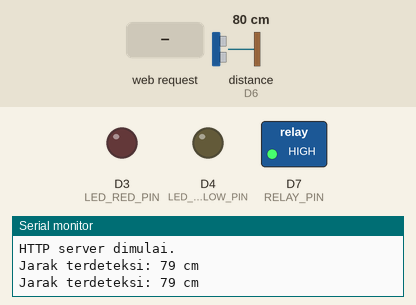
The sketch below on a simulated ESP8266 (NodeMCU). Parts: switched loads named in the sketch (green lamp = pin HIGH), output pins drawn as LEDs (lit = HIGH), the last lines printed to the serial monitor. Wiring (inferred from the names in the program): ultrasonic range finder: trigger D5; echo D6. The test bench sets the inputs (shaded band); at power-on: distance to the obstacle (sensor on D6) 80 cm. The echo pulse lasts 58.3 µs per cm; WiFi joins after 1.5 s; servers stay silent unless stated; uploads are accepted with an empty reply; pins used as bus, display or sensor lines are not drawn.

Above: at 3.2 s.
3.3 s: distance to the obstacle (sensor on D6) set to 18 cm
5.2 s: distance to the obstacle (sensor on D6) set to 15 cm
At 6.6 s:
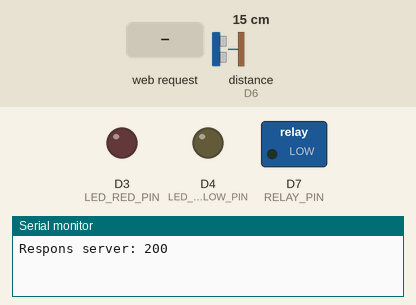
7.5 s: HTTP request GET /set-temperature?status=Panas received
At 9.4 s:
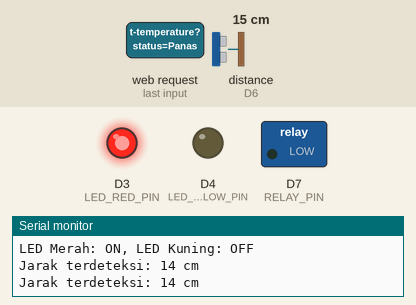
9.7 s: HTTP request GET /set-temperature?status=Dingin received
At 11.3 s:
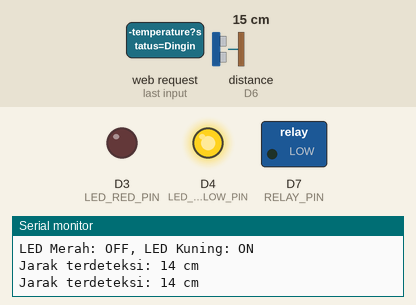
11.7 s: distance to the obstacle (sensor on D6) set to 10 cm
At 13.3 s:
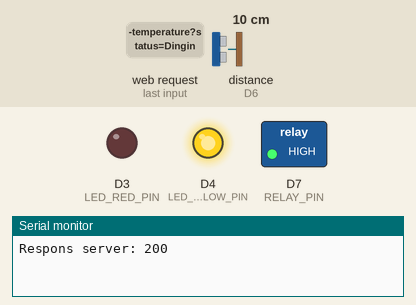
13.7 s: HTTP request GET /set-temperature?status=Panas received
At 15.1 s:
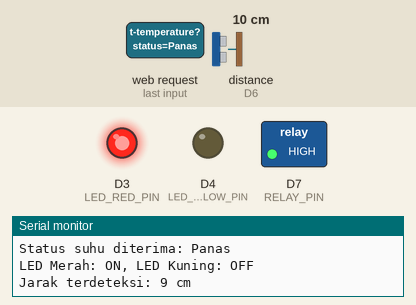
Timing chart, 0 to 16.7 s (numbered marks = the images above; inputs shaded):
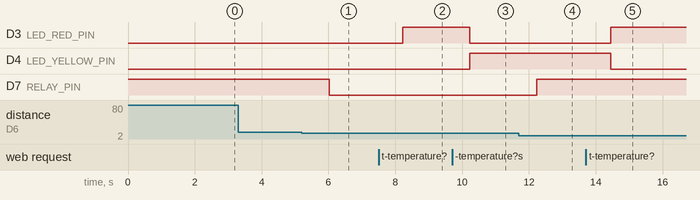

The sketch:

dispenser.ino
```cpp
#include <ESP8266WiFi.h>
#include <ESP8266HTTPClient.h>
#include <ESP8266WebServer.h>

// Pin Ultrasonik, Relay, dan LED
#define TRIG_PIN D5
#define ECHO_PIN D6
#define RELAY_PIN D7
#define LED_RED_PIN D3
#define LED_YELLOW_PIN D4

// WiFi Credentials
const char* ssid = "iPhone";
const char* password = "soleh030604";

ESP8266WebServer server(80);

// Server URL untuk update status pompa
const String serverUrl = "http://172.20.10.2/dispenser/public/api/update-status";

WiFiClient client;
long duration;
int distance;
bool pumpActive = false;

void setup() {
  Serial.begin(115200);

  // Konfigurasi pin
  pinMode(TRIG_PIN, OUTPUT);
  pinMode(ECHO_PIN, INPUT);
  pinMode(RELAY_PIN, OUTPUT);
  pinMode(LED_RED_PIN, OUTPUT);
  pinMode(LED_YELLOW_PIN, OUTPUT);
  digitalWrite(RELAY_PIN, HIGH);
  digitalWrite(LED_RED_PIN, LOW);
  digitalWrite(LED_YELLOW_PIN, LOW);

  // Sambungkan ke WiFi
  Serial.println("Menghubungkan ke WiFi...");
  WiFi.begin(ssid, password);
  int attempts = 0;
  while (WiFi.status() != WL_CONNECTED && attempts < 20) {
    delay(1000);
    Serial.print(".");
    attempts++;
  }

  if (WiFi.status() == WL_CONNECTED) {
    Serial.println("\nTerhubung ke WiFi! IP: " + WiFi.localIP().toString());
  } else {
    Serial.println("\nGagal terhubung ke WiFi.");
  }

  // Rute untuk mengontrol suhu melalui tombol Laravel
  server.on("/set-temperature", []() {
    if (server.hasArg("status")) {
      String status = server.arg("status");
      Serial.println("Status suhu diterima: " + status);

      if (status == "Panas") {
        setTemperatureLED("Panas");
        server.send(200, "text/plain", "LED Merah Nyala");
      } else if (status == "Dingin") {
        setTemperatureLED("Dingin");
        server.send(200, "text/plain", "LED Kuning Nyala");
      } else if (status == "Normal") {
        setTemperatureLED("Normal");
        server.send(200, "text/plain", "Semua LED Mati");
      } else {
        server.send(400, "text/plain", "Status tidak valid");
      }
    } else {
      server.send(400, "text/plain", "Parameter status tidak ditemukan");
    }
  });

  server.begin();
  Serial.println("HTTP server dimulai.");
}

void loop() {
  server.handleClient();

  if (WiFi.status() != WL_CONNECTED) {
    Serial.println("Menghubungkan ulang ke WiFi...");
    WiFi.begin(ssid, password);
  }

  measureDistance();
  controlPump();
  delay(1000);
}

// Fungsi untuk mengukur jarak menggunakan sensor ultrasonik
void measureDistance() {
  digitalWrite(TRIG_PIN, LOW);
  delayMicroseconds(2);
  digitalWrite(TRIG_PIN, HIGH);
  delayMicroseconds(10);
  digitalWrite(TRIG_PIN, LOW);

  duration = pulseIn(ECHO_PIN, HIGH, 30000);
  if (duration == 0) {
    Serial.println("Sensor error: Tidak ada echo terdeteksi.");
    distance = -1;
  } else {
    distance = duration * 0.034 / 2;
    Serial.println("Jarak terdeteksi: " + String(distance) + " cm");
  }
}

// Fungsi untuk mengontrol pompa berdasarkan jarak
void controlPump() {
  if (distance > 0 && distance <= 15) {
    if (distance <= 10 && pumpActive) {
      pumpActive = false;
      digitalWrite(RELAY_PIN, HIGH);
      Serial.println("Ketinggian air 10 cm. Pompa OFF.");
      sendPumpStatusToServer("OFF", distance);
    }
    else if (distance > 10 && !pumpActive) {
      pumpActive = true;
      digitalWrite(RELAY_PIN, LOW);
      Serial.println("Objek terdeteksi. Pompa ON.");
      sendPumpStatusToServer("ON", distance);
    }
  }
  else if (distance > 15 || distance == -1) {
    if (pumpActive) {
      pumpActive = false;
      digitalWrite(RELAY_PIN, HIGH);
      Serial.println("Tidak ada objek. Pompa OFF.");
      sendPumpStatusToServer("OFF", distance);
    }
  }
}

// Fungsi untuk mengirimkan status pompa ke server
void sendPumpStatusToServer(String pumpStatus, int objectDistance) {
  if (WiFi.status() == WL_CONNECTED) {
    HTTPClient http;
    String fullUrl = serverUrl + "?pumpStatus=" + pumpStatus + "&distance=" + String(objectDistance);

    Serial.println("Mengirim data ke URL: " + fullUrl);
    http.begin(client, fullUrl);
    int httpCode = http.GET();

    if (httpCode > 0) {
      Serial.println("Respons server: " + String(httpCode));
    } else {
      Serial.println("Gagal mengirim data ke server.");
    }
    http.end();
  } else {
    Serial.println("WiFi tidak terhubung. Data tidak dapat dikirim.");
  }
}

// Fungsi untuk mengatur LED berdasarkan suhu
void setTemperatureLED(String temperature) {
  if (temperature == "Panas") {
    digitalWrite(LED_RED_PIN, HIGH);
    digitalWrite(LED_YELLOW_PIN, LOW);
    Serial.println("LED Merah: ON, LED Kuning: OFF");
  } else if (temperature == "Dingin") {
    digitalWrite(LED_RED_PIN, LOW);
    digitalWrite(LED_YELLOW_PIN, HIGH);
    Serial.println("LED Merah: OFF, LED Kuning: ON");
  } else {
    digitalWrite(LED_RED_PIN, LOW);
    digitalWrite(LED_YELLOW_PIN, LOW);
    Serial.println("Semua LED mati.");
  }
}
```

Measured:
- the behaviour switches between 17 and 16 cm on distance to the obstacle (sensor on D6) (found by bisection; images 0 and 1)
- the behaviour switches between 12 and 11 cm on distance to the obstacle (sensor on D6) (found by bisection; images 3 and 4)
- after the input at 5.2 s, D7 (RELAY_PIN): HIGH → LOW after 0.82 s
- after the input at 7.5 s, D3 (LED_RED_PIN): LOW → HIGH after 0.73 s
- after the input at 9.7 s, D3 (LED_RED_PIN): HIGH → LOW after 0.53 s; D4 (LED_YELLOW_PIN): LOW → HIGH after 0.53 s
- after the input at 11.7 s, D7 (RELAY_PIN): LOW → HIGH after 0.54 s
- after the input at 13.7 s, D3 (LED_RED_PIN): LOW → HIGH after 0.75 s; D4 (LED_YELLOW_PIN): HIGH → LOW after 0.75 s
